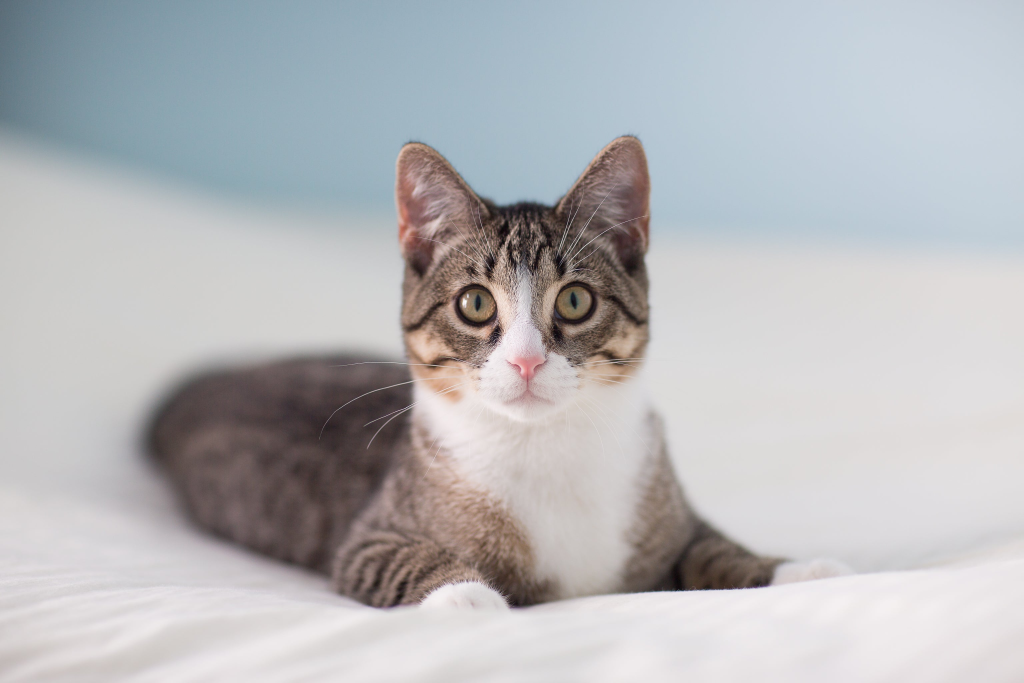
#> input picture OpenCV_Course/Images/cat_3_L.jpg, 3072 x 2048 px (shown at 1/3 size)
$ python contours.py
#> lines starting #> are read from the running program, lines starting #| are printed output that depends on the picture; after the words box and inside, x2 and y2 are one past the last pixel; in counts of white or black regions, pixels touching at a corner belong together
import cv2 as cv
import numpy as np

img = cv.imread('Images/cat_3_L.jpg')
#> img is the input picture: shape (2048, 3072, 3); mean B, G, R 186.2, 183.5, 182.8
resized = cv.resize(img, (1000, 700), interpolation=cv.INTER_AREA)
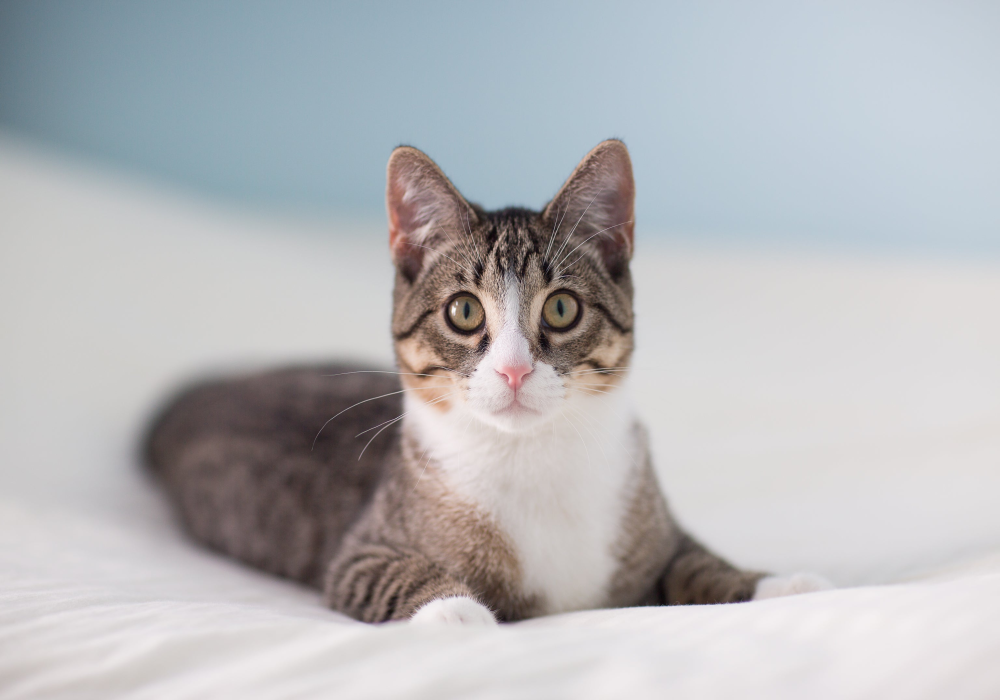
#> resized: shape (700, 1000, 3); mean B, G, R 186.2, 183.5, 182.8

blank = np.zeros(resized.shape, dtype='uint8')
# cv.imshow('Blank', blank)

gray = cv.cvtColor(resized, cv.COLOR_BGR2GRAY)
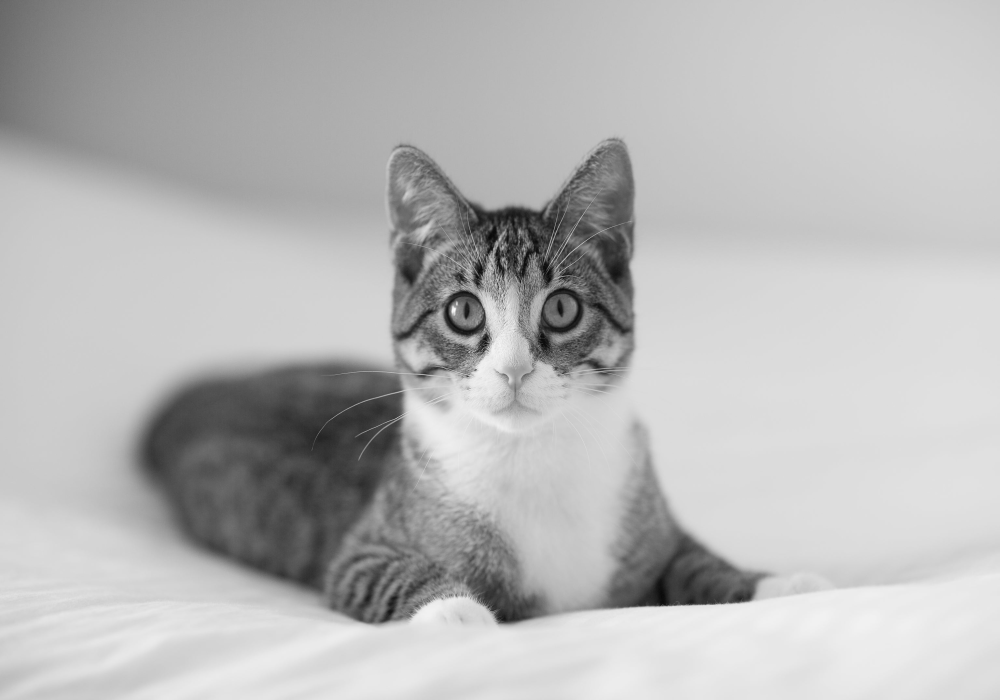
#> gray: shape (700, 1000); min 8, max 251, mean 183.6
# cv.imshow('Gray', gray)

blur = cv.GaussianBlur(gray, (3, 3), cv.BORDER_DEFAULT)
# cv.imshow('Blur', blur)

canny = cv.Canny(blur, 125, 175)
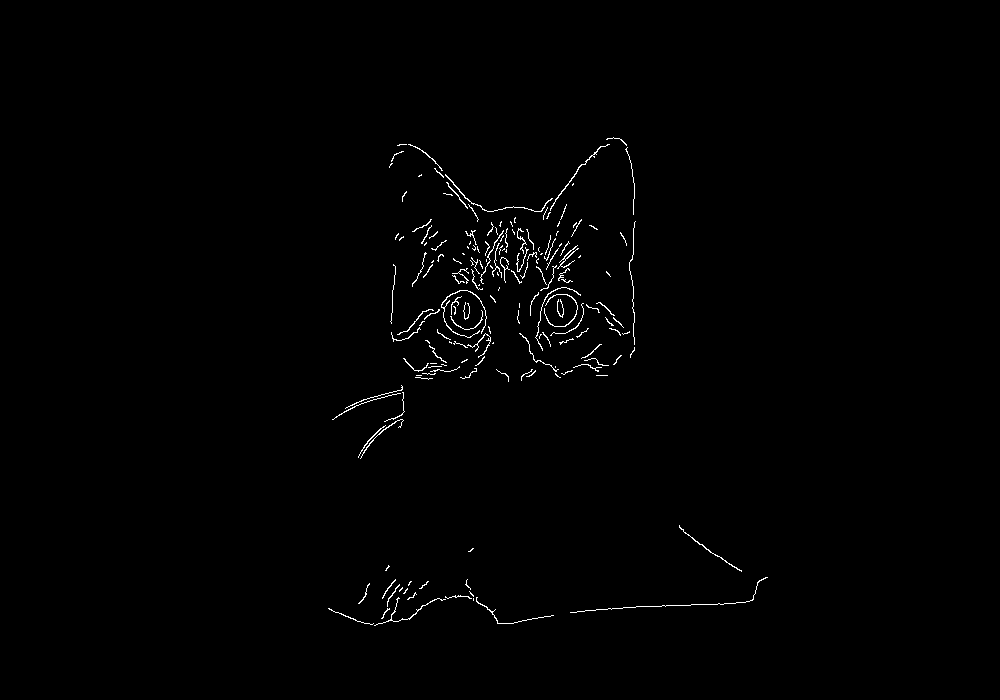
#> canny: shape (700, 1000); 0.74% white in thin lines or dots, all inside (x1, y1, x2, y2) = (328, 137, 768, 626)
cv.imshow('Canny', canny)


ret, thresh = cv.threshold(gray, 125, 255, cv.THRESH_BINARY)
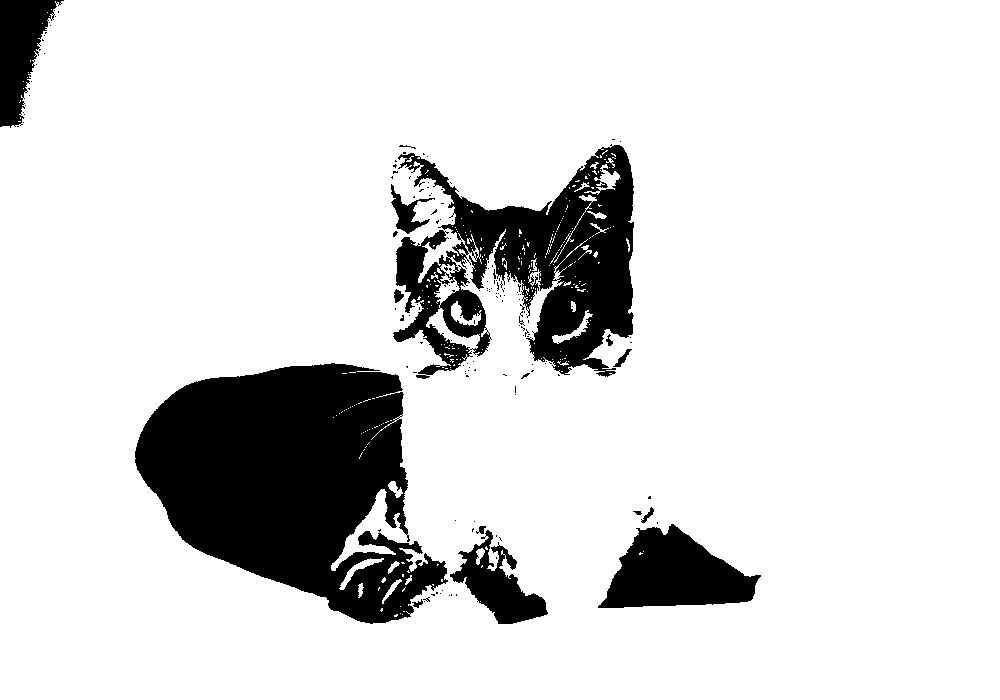
#> thresh: shape (700, 1000); 86.1% white; 159 black regions (144 under 20 px)
cv.imshow('Thresh', thresh)

contours, hierarchies = cv.findContours(thresh, cv.RETR_LIST, cv.CHAIN_APPROX_SIMPLE)
#> contours = 579 contours, 538 with area under 20; largest, box (x1, y1, x2, y2) and area: (0, 0, 1000, 700) 693830, (134, 362, 449, 625) 52638, (397, 144, 635, 378) 24330, (597, 523, 762, 609) 8510, (392, 229, 473, 376) 4602
# [4 lines of commented-out code are left out]

print(f'{len(contours)} contours found')
#| 579 contours found

cv.drawContours(blank, contours, -1, (0, 0, 255), 1)
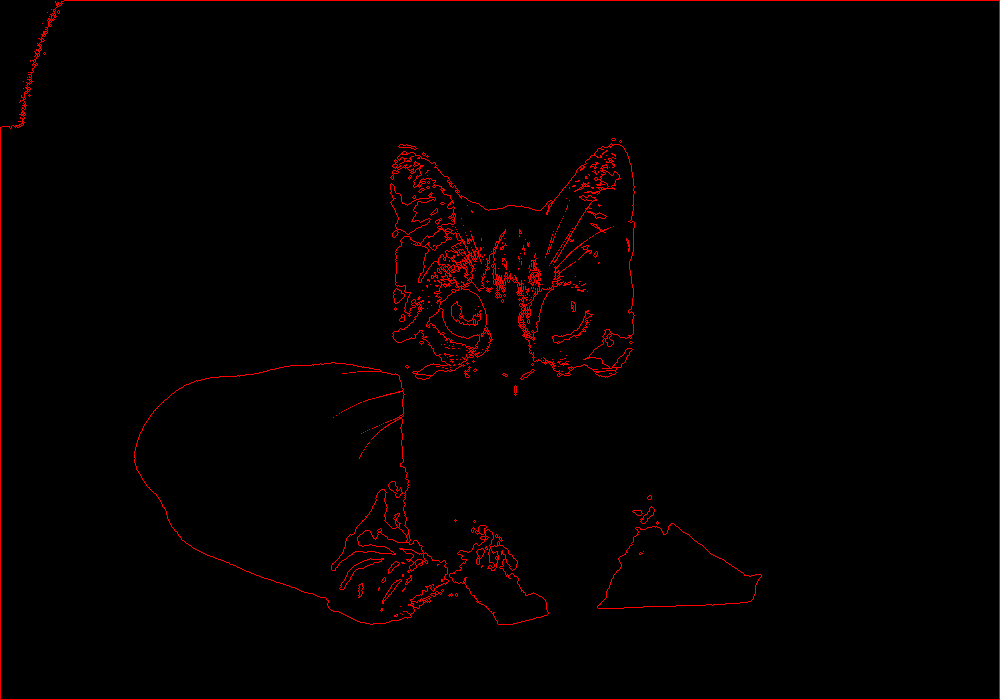
#> blank: shape (700, 1000, 3); mean of channels 0, 1, 2 0, 0, 4.5; drawn as B, G, R
cv.imshow('Contours Drawn', blank)

cv.waitKey(0)

$ run again, with OpenCV_Course/Images/cat_2.jpg copied over OpenCV_Course/Images/cat_3_L.jpg
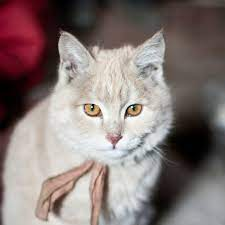
#> input picture OpenCV_Course/Images/cat_2.jpg, 225 x 225 px
#> img is the input picture: shape (225, 225, 3); mean B, G, R 119.6, 121.7, 134.6
#> canny: shape (700, 1000); 0.48% white in thin lines or dots, all inside (x1, y1, x2, y2) = (101, 96, 734, 682)
#> `ret, thresh = cv.threshold(gray, 125, 255, cv.THRESH_BINARY)`:
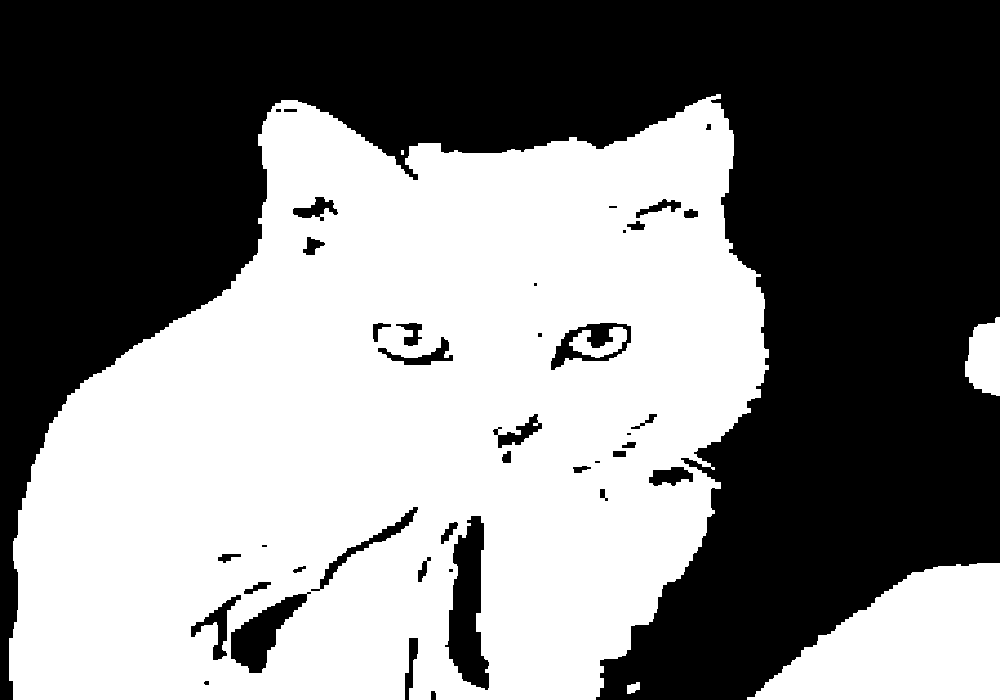
#> thresh: shape (700, 1000); 49.9% white; 6 white regions (1 under 20 px)
#> contours = 53 contours, 10 with area under 20; largest, box (x1, y1, x2, y2) and area: (9, 94, 769, 700) 337690, (747, 563, 1000, 700) 22302, (444, 515, 490, 691) 4762, (230, 593, 308, 674) 2756, (550, 322, 632, 371) 2490
#| 53 contours found
#> `cv.drawContours(blank, contours, -1, (0, 0, 255), 1)`:
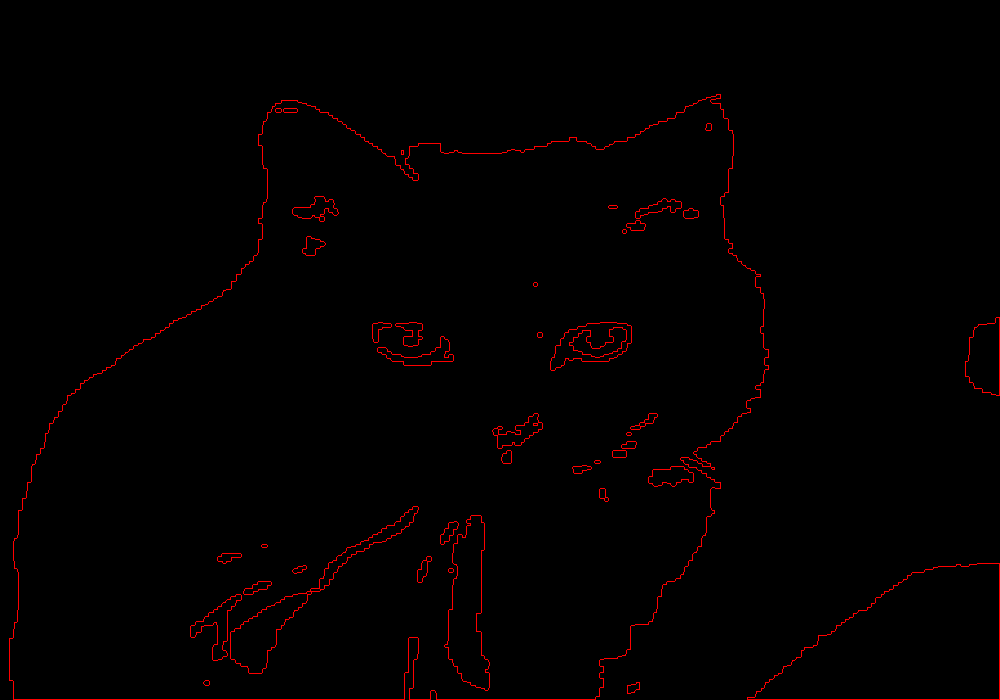
#> blank: shape (700, 1000, 3); mean of channels 0, 1, 2 0, 0, 2.8; drawn as B, G, R
